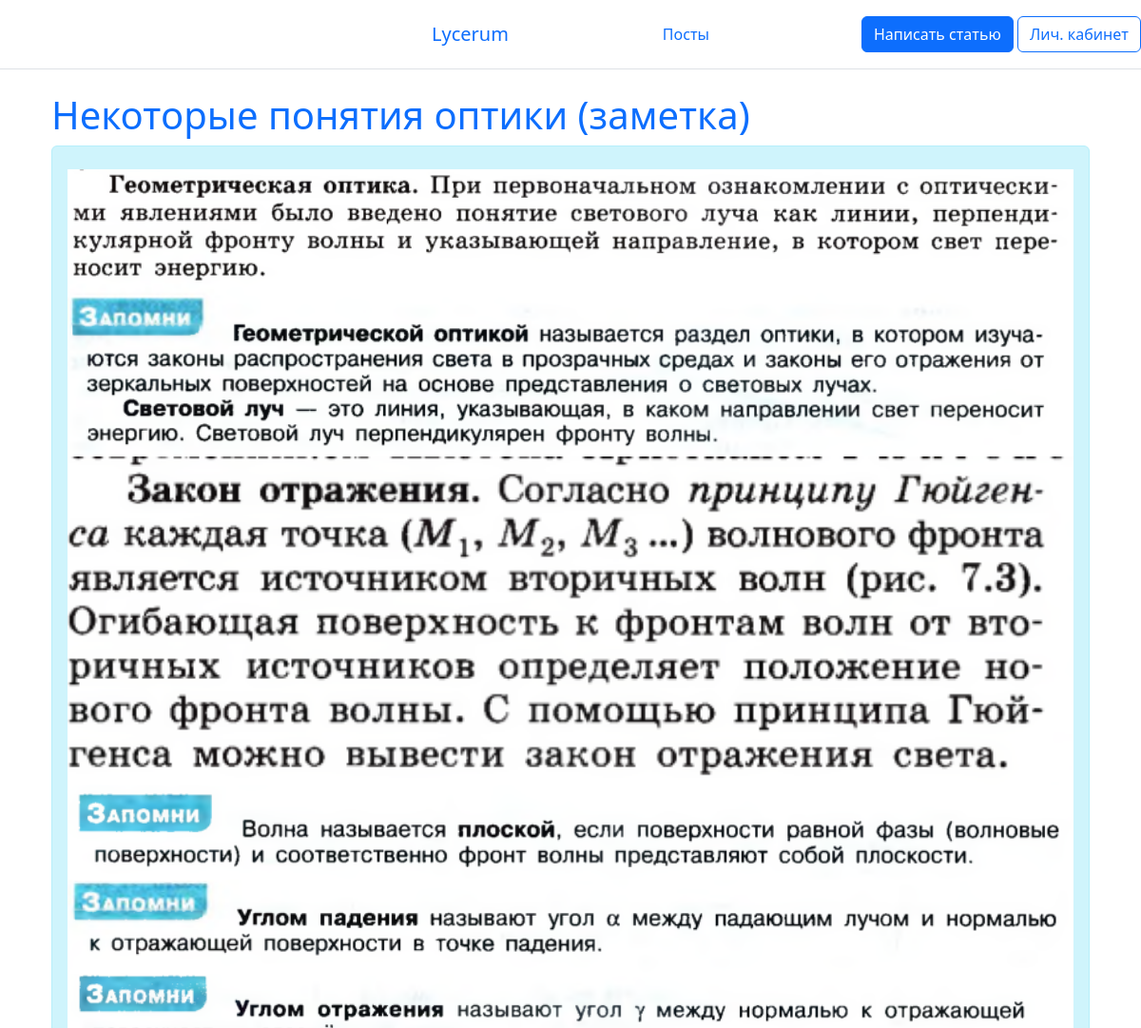
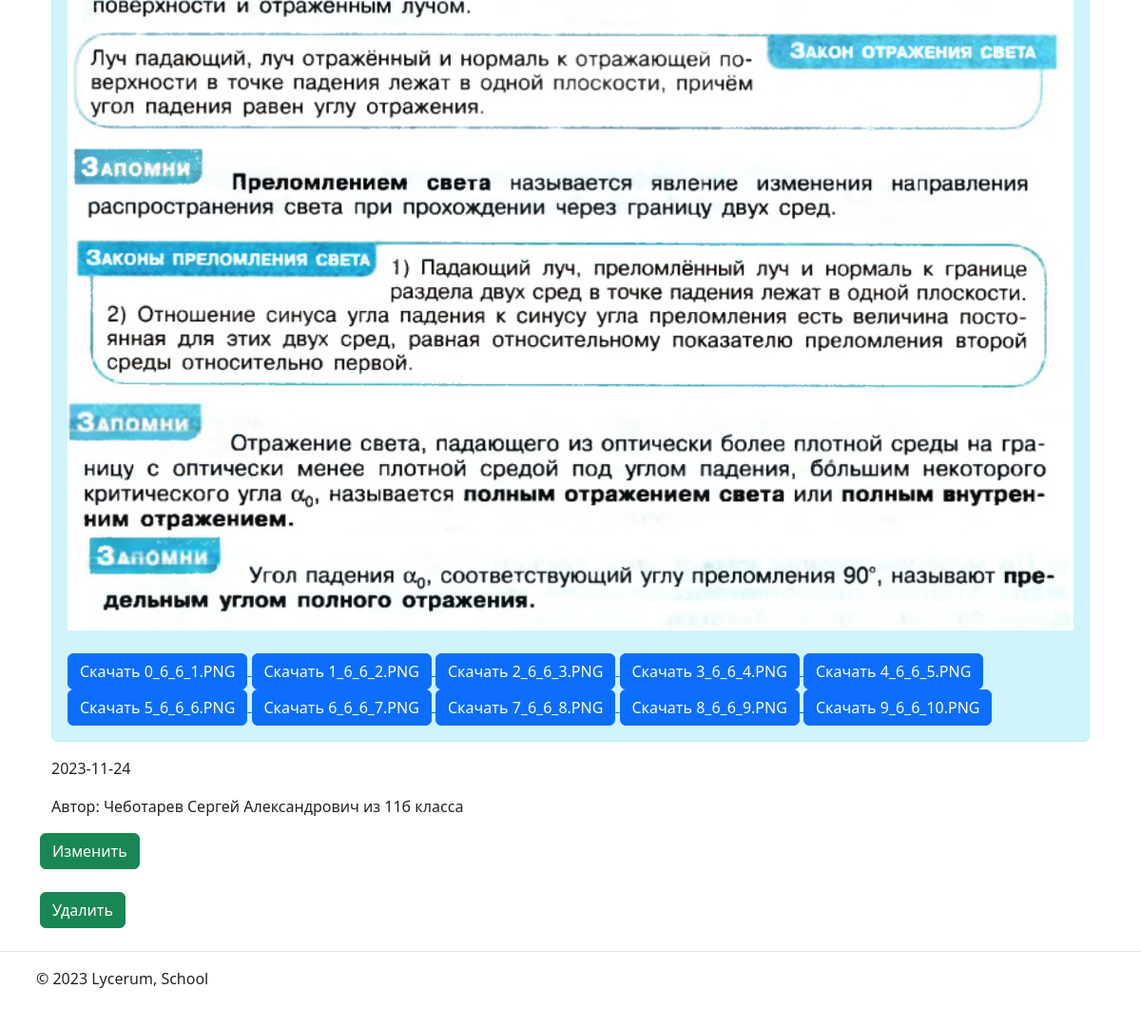
Page /posts/6 (signed in) on the committed database (2 pictures, top to bottom).
### webapp/models.py (models this page shows, shortened)
class Record(db.Model):
    __tablename__ = 'record'
    id = db.Column(db.Integer, primary_key=True)
    user_id = db.Column(db.Integer, db.ForeignKey('user.id'), nullable=False)
    users = db.relationship('User',
                            backref=db.backref('user', lazy='joined'),
                            lazy=True)
    title = db.Column(db.String(50), nullable=False)
    subject = db.Column(db.String, nullable=False)
    text = db.Column(db.Text, nullable=False)
    sum_of_files = db.Column(db.Integer, default=0)
    date = db.Column(db.DateTime, default=datetime.utcnow)

class Files(db.Model):
    __tablename__ = 'files'
    id = db.Column(db.Integer, primary_key=True)
    record_id = db.Column(db.Integer, db.ForeignKey('record.id'), nullable=False)
    records = db.relationship('Record',
                              backref=db.backref('record', lazy='joined'),
                              lazy=True)
    filename = db.Column(db.String, nullable=False)
    path_to_explorer = db.Column(db.String, nullable=False)
    format = db.Column(db.String, nullable=False)

class User(db.Model, UserMixin):
    __tablename__ = 'user'
    id = db.Column(db.Integer, primary_key=True)
    user_login = db.Column(db.String, nullable=False, unique=True)
    password = db.Column(db.String, nullable=False)
    admin = db.Column(db.Integer, default=0)
    fullname = db.Column(db.String, nullable=False)
    school_class = db.Column(db.String, nullable=False)
    birth_date = db.Column(db.String, nullable=False)
    sum_of_record = db.Column(db.Integer, default=0)

### webapp/routs.py (the view, shortened to what this page needs)
@app.route('/posts/<int:id>', methods=['POST', 'GET'])
@login_required
def posts_record(id):
    try:
        user = User.query.get(session['users'])
        record = Record.query.get(id)
        files = Files.query.filter_by(record_id=record.id).all()
    except AttributeError:
        return redirect('/posts')
    if record.user_id == session['users'] or user.admin >= 1:
        edit = True
        delete = True
    else:
        edit = False
        delete = False
    return render_template('posts_record.html',
                           item=record,
                           edit=edit,
                           delete=delete,
                           files=files
                           )

### webapp/models.py (called while the page is built)
@manager.user_loader
def load_user(user_id):
    return User.query.get(user_id)

### webapp/routs.py (called while the page is built)
@app.after_request
def redirect_to_signin(response):
    if response.status_code == 401:
        return redirect(url_for('login_page') + '?next=' + request.url)
    return response

### webapp/templates/posts_record.html (shortened to what this page needs)
{% extends 'base.html' %}
{% block body %}
<div class="container">
    <h1 class="text-primary">{{ item.title }}</h1>
    <div class="alert alert-info">
        {% for file in files %}
            {% if file.format == "jpg" or file.format == "png" or file.format == "jpeg" or
        file.format == "PNG" or file.format == "JPG" or file.format == "JPEG"%}
                <img src="{{ file.path_to_explorer }}" width="100%" height="auto"><br>
            {% endif %}
        {% endfor %}
        <br>
        {% for file in files %}
            <a href="{{ file.path_to_explorer }}" download>
                <button type="button" class="btn btn-primary">Скачать {{ file.filename }}</button>
            </a>
        {% endfor %}
    </div>
    <p>{{ item.date.date() }}</p>
    <p>Автор: {{ item.users.fullname }} из {{ item.users.school_class }} класса</p>
</div>
{% if edit == true %}
    <form method="post">
        <a href="/posts_record/{{ item.id }}" class="btn btn-success">Изменить</a>
    </form>
{% endif %}
<br>
{% if delete == true %}
    <form method="post">
        <input type="submit" class="btn btn-success" name="delete_btn" value="Удалить">
    </form>
{% endif %}
{% endblock %}

### rows in the picture
Record: title "Некоторые понятия оптики (заметка)", date "2023-11-24"
Files: shows a picture, filename "0_6_6_1.PNG"
Files: shows a picture, filename "1_6_6_2.PNG"
Files: shows a picture, filename "2_6_6_3.PNG"
Files: shows a picture, filename "3_6_6_4.PNG"
Files: shows a picture, filename "4_6_6_5.PNG"
Files: shows a picture, filename "5_6_6_6.PNG"
Files: shows a picture, filename "6_6_6_7.PNG"
Files: shows a picture, filename "7_6_6_8.PNG"
Files: shows a picture, filename "8_6_6_9.PNG"
Files: shows a picture, filename "9_6_6_10.PNG"
User: users.fullname "Чеботарев Сергей Александрович", users.school_class "11б"
